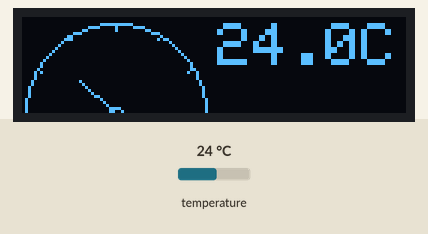
Simulated run of this sketch. Board: Teensy 3. Parts: 128×32 one-colour display. The test bench sets the inputs (shaded band); at power-on: temperature 24 °C. The local clock reads 2024-03-15 10:24:30 at power-on unless the sketch sets it.

Above: at 1.8 s.
1.9 s: temperature set to 12 °C
At 3.2 s:
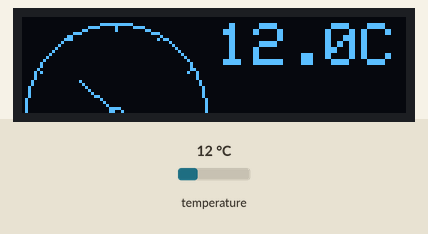
3.6 s: temperature set to 19 °C
At 5.1 s:
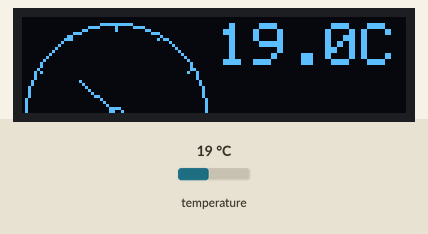
5.6 s: temperature set to 28 °C
At 6.9 s:
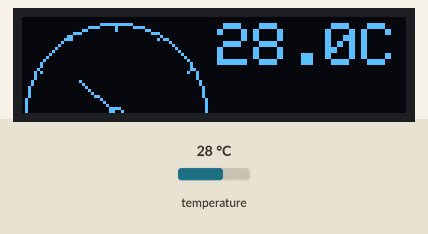
Timing chart, 0 to 8.6 s (numbered marks = the images above; inputs shaded):
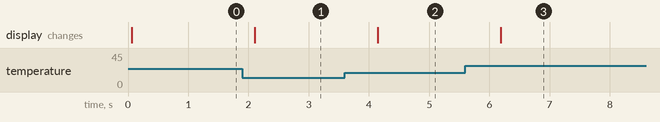

The sketch:

OLED_Analog_Clock.ino
```cpp
/*
 * This example shows how to interface
 *  - SSD1306 128x64 monochrome OLED
 *  - DS18S20 1-wire digital temperature sensor
 *
 *  Connection
 *
 *  | SSD1306 | Teensy 3.6 | Description                   |
 *  |---------|------------|-------------------------------|
 *  |  DC     |     9      | Data/Command form/to OLED     |
 *  |  RES    |    14      | Reset OLED                    |
 *  |  D1     |    11      | SPI's MOSI pin                |
 *  |  D2     |    13      | SPI's SCK                     |
 *  |  VCC    |    Vin     | Power supply (5 V)            |
 *  |  GND    |    GND     | Ground                        |
 *
 *  | DS18S20 | Teensy 3.6 | Description                   |
 *  |---------|------------|-------------------------------|
 *  |  GND    |    GND     | Ground                        |
 *  |  DQ     |    10      | Data/Command from/to DS18S20  |
 *  |  VDD    |    VIN     | Power supply (5 V)            |
 *
 *  Note:
 *  a. Uncomment "#define SSD1306_128_64" and comment SSD1306_128_32
 *     in Adafruit_SSD1306.h
 *  b. Need a 4.7k ohm resistor between VDD and DQ
 */

#include <Adafruit_SSD1306.h>
#include <TimeLib.h>
#include <OneWire.h>

#if !defined SSD1306_128_64
  #error "You have to define SSD1306_128_64 in Adafruit_SSD1306.h"
#endif

#define OLED_DC     9
#define OLED_CS     2
#define OLED_RESET 14

Adafruit_SSD1306 display(OLED_DC, OLED_RESET, OLED_CS);

// weekday() returns integer: 1 = Sunday
const char *WeekdayName[] = {
  "      "   , // 0
  "Sunday"   , // 1
  "Monday"   , // 2
  "Tuesday"  , // 3
  "Wednesday", // 4
  "Thursday" , // 5
  "Friday"   , // 6
  "Saturday"   // 7
};

// month() returns integer: 1 = January
const char *MonthName[] = {
  "   ",       // 0
  "Jan",       // 1
  "Feb",       // 2
  "Mar",       // 3
  "Apr",       // 4
  "May",       // 5
  "Jun",       // 6
  "Jul",       // 7
  "Aug",       // 8
  "Sep",       // 9
  "Oct",       // 10
  "Nov",       // 11
  "Dec"        // 12
};

char       str[12];
time_t     t;

OneWire    ds(10);  // Need a 4.7k resistor between pin 10 and VCC
bool       present;
byte       addr[8]; // 8-byte unique ID for DS18x20

// Function to retrieve time in seconds in 1-1-1972, from internal RTC
time_t getTeensy3Time() {
  return Teensy3Clock.get();
}

void getTemperature() {
  byte     data[12];
  int16_t  raw;

  ds.reset();
  ds.select(addr);
  ds.write(0xBE); // Read scratchpad

  for (int i = 0; i < 9; i++) {
    data[i] = ds.read();
  }

  raw = (data[1] << 8) | data[0];

  if (addr[0] == 0x10) { // DS18S20
    raw = raw << 3; // 9 bit resolution default
    if (data[7] == 0x10) { // 12-bit resolution
      raw = (raw & 0xFFF0) + 12 - data[6];
    }
  }
  else if ((addr[0] == 0x28) || // DS18B20
           (addr[0] == 0x22)) { // DS1822
    byte cfg = (data[4] & 0x60);
    if (cfg == 0x00) raw = raw & ~7; // 9-bit resolution, 93.75 ms
    else if (cfg == 0x20) raw = raw & ~3; // 10-bit resolution, 187.75 ms
    else if (cfg == 0x40) raw = raw & ~1; // 11-bit resolution, 375 ms
    // default is 12-bit resolution, 750 ms conversion time
  }
  snprintf(str, 12, "%0.1fC", (float)(raw) / 16.0);
}

void setup() {
  setSyncProvider(getTeensy3Time);   // Tell TimeLib to use internal RTC

  display.begin(SSD1306_SWITCHCAPVCC); // Generate high voltage internally
  display.setTextColor(WHITE); // White text

  if (ds.search(addr)) {
    if (OneWire::crc8(addr, 7) == addr[7]) { // Address is valid
      present = true;
    }
  }
}

void loop() {

  float    angle; // in radians
  int16_t  x1, x2, y1, y2;

  display.clearDisplay(); // clear internal display buffer

  // Display temperature
  if (present) {
    display.setCursor(65, 2);
    display.setTextSize(2);
    getTemperature();
    display.print(str);
  }

  // Draw the clock face: 1 big and 1 small circle centered at (31,32)
  display.drawCircle(31, 32, 30, WHITE);
  display.drawCircle(31, 32,  2, WHITE);

  // Draw ticks:
  // A small line at every 30 deg clockwise from vertical axis
  for (int z = 0; z < 360; z += 30) { // Clockwise angle from vertical axis
    angle = z / 57.29577951; // Convert degrees to radians;
    x1 = 31 + 30*sin(angle);
    y1 = 32 - 30*cos(angle);
    x2 = 31 + 28*sin(angle);
    y2 = 32 - 28*cos(angle);
    display.drawLine(x1, y1, x2, y2, WHITE);
  }

  t = now();

  // Draw second hand:
  // Every second occupies 6 deg
  angle = second(t)*6 / 57.29577951;
  x1 = 31 + 28*sin(angle);
  y1 = 32 - 28*cos(angle);
  display.drawLine(31, 32, x1, y1, WHITE);

  // Draw minute hand:
  // Every minute occupies 6 deg
  angle = minute(t)*6 / 57.29577951;
  x1 = 31 + 20*sin(angle);
  y1 = 32 - 20*cos(angle);
  display.drawLine(31, 32, x1, y1, WHITE);

  // Draw hour hand:
  // In 12 hours (or 720 min), hour hand moves 360 deg
  // I.e., in every min, it move 2 deg
  angle = (hourFormat12(t)*60 + minute(t)) / 2 / 57.29577951;
  x1 = 31 + 15*sin(angle);
  y1 = 32 - 15*cos(angle);
  display.drawLine(31, 32, x1, y1, WHITE);

  display.setTextSize(1);

  // Print hh:mm:ss
  snprintf(str, 12, "%02d:%02d:%02d", hour(), minute(), second());
  display.setCursor(68, 35);
  display.print(str);

  // Print weekday
  snprintf(str, 12, "%s", WeekdayName[weekday()]);
  display.setCursor(68, 45);
  display.print(str);

  // Print dd-mm-yyyy
  snprintf(str, 12, "%02d-%s-%d", day(), MonthName[month()], year());
  display.setCursor(61,55);
  display.print(str);

  ds.reset();
  ds.select(addr);
  ds.write(0x44, 1); // Start conversion with parasite power on at the end
  // Need to wait > 750 ms to read temperature, do it in next loop

  display.display();
  delay(1000);
}
```

Measured:
- after the input at 1.9 s, the display: changes after 0.21 s (image 1)
- after the input at 3.6 s, the display: changes after 0.55 s (image 2)
- after the input at 5.6 s, the display: changes after 0.59 s (image 3)
